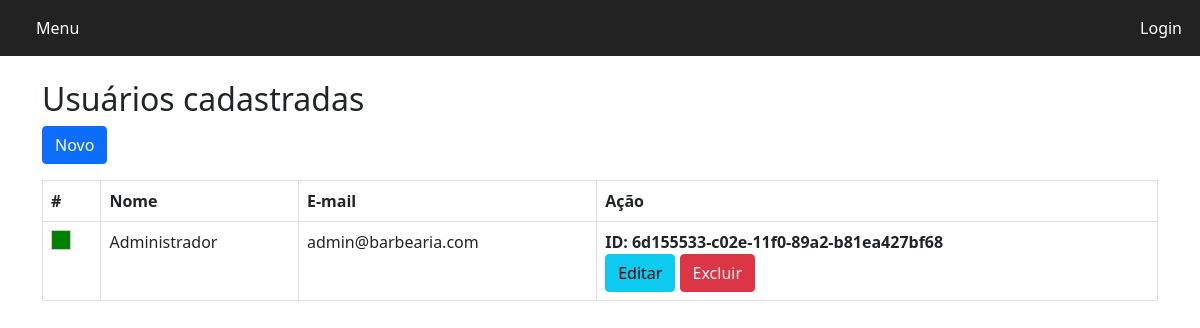
Page /usuario/index.php on the committed database.
### tables this page shows
CREATE TABLE `usuario` (
  `id` varchar(255) NOT NULL,
  `nome` varchar(255) NOT NULL,
  `email` varchar(255) NOT NULL,
  `senha` varchar(255) NOT NULL,
  `foto` varchar(255) DEFAULT NULL,
  `ativo` tinyint(1) NOT NULL DEFAULT 1,
  `tipo_usuario` enum('cliente','admin') NOT NULL DEFAULT 'cliente'
);

### usuario/index.php (the view, shortened to what this page needs)
<?php
    include '../include/header.php';
?>
<div class="container mt-4">
    <h2>Usuários cadastradas</h2>
    <a href="./create.php" class="btn btn-primary mb-3">Novo</a>
    <table class="table table-bordered">
        <thead>
            <tr>
                <th>#</th>
                <th>Nome</th>
                <th>E-mail</th>
                <th>Ação</th>
            </tr>
        </thead>
        <tbody>
            <?php
                $sql = "SELECT * FROM usuario";
                $result = $conn->query($sql);
                while ($row = $result->fetch_assoc()){
                    $sts = ($row['ativo']) ? 'ativo' : 'bloqueado';
                    $id_display = empty($row['id']) ? '[VAZIO - usando email]' : $row['id'];
                    $identifier = empty($row['id']) ? $row['email'] : $row['id'];
                    echo "
                        <tr>
                            <td><span class='sts {$sts}'></span></td>
                            <td>{$row['nome']}</td>
                            <td>{$row['email']}</td>
                            <td>
                                <strong>ID: {$id_display}</strong><br>
                                <a href='edit.php?identifier=" . urlencode($identifier) . "' class='btn btn-info' title='Editar: {$identifier}'>Editar</a>
                                <a href='delete.php?identifier=" . urlencode($identifier) . "'
                                onclick='return confirm(\"Deseja excluir?\")'
                                class='btn btn-danger' title='Excluir: {$identifier}'>Excluir</a>
                            </td>
                        </tr>
                    ";
                }
            ?>
        </tbody>
    </table>
</div>
<?php include '../include/footer.php'; ?>

### usuario/index.php (style rules this page uses)
.sts { width: 20px; height: 20px; border: 1px #CCC solid; display: block; }
.ativo { background: green; }

### rows in the picture
usuario: ativo 1 (drawn), nome "Administrador", email "admin@barbearia.com", id "6d155533-c02e-11f0-89a2-b81ea427bf68"
